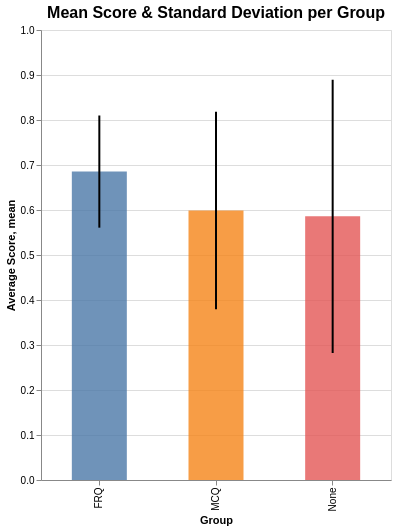
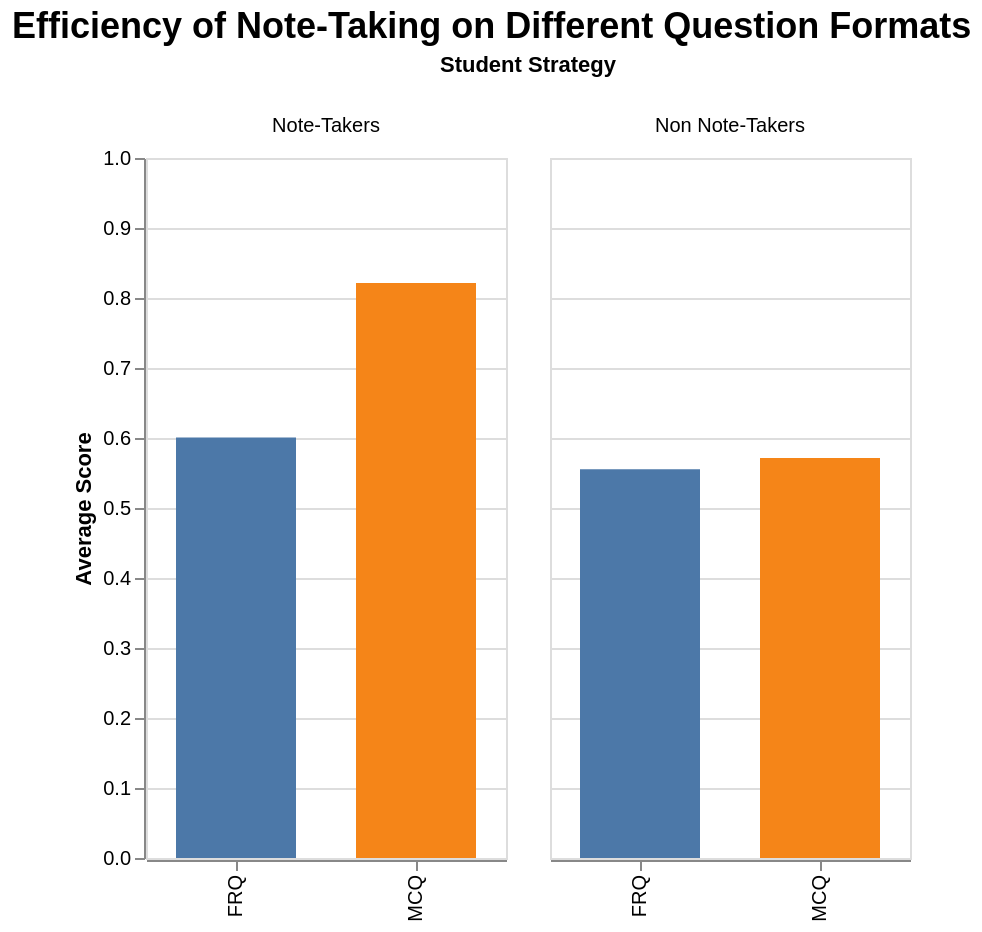

The notebook cell these images were saved under, in order:
### Code cell
# data preparation

# standard deviation and mean for each group
group_stats = pd.DataFrame([
    {'group': 'FRQ', 'mean': 0.685371, 'std': 0.124625},
    {'group': 'MCQ', 'mean': 0.598950, 'std': 0.219560},
    {'group': 'None', 'mean': 0.585950, 'std': 0.303574},
])

# data for format comparison
format_data = pd.DataFrame([
    {'Group': 'Note-Takers', 'Section': 'FRQ', 'Score': 0.6007},
    {'Group': 'Note-Takers', 'Section': 'MCQ', 'Score': 0.8214},
    {'Group': 'Non Note-Takers', 'Section': 'FRQ', 'Score': 0.5555},
    {'Group': 'Non Note-Takers', 'Section': 'MCQ', 'Score': 0.5714},
])

# graph 1

base1 = alt.Chart(group_stats).encode(
    x=alt.X('group:N', sort=['FRQ', 'MCQ', 'None'], title="Group")
)

bars1 = base1.mark_bar(size=55, opacity=0.8).encode(
    y=alt.Y('mean:Q', scale=alt.Scale(domain=[0, 1]), title="Average Score"),
    color=alt.Color('group:N', scale=alt.Scale(scheme='tableau10'), legend=None),
    tooltip=['group', 'mean', 'std']
)

error1 = base1.mark_errorbar(color='black', thickness=2).encode(
    y='mean:Q',
    yError='std:Q'
)

consistency_chart = (bars1 + error1).properties(
    title="Mean Score & Standard Deviation per Group",
    width=350, height=450
).configure_title(fontSize=16, anchor='middle')

#graph 2

format_chart = alt.Chart(format_data).mark_bar(size=60).encode(
    x=alt.X('Section:N', title=None, sort=['FRQ', 'MCQ']),
    y=alt.Y('Score:Q', scale=alt.Scale(domain=[0, 1]), title="Average Score"),
    color=alt.Color('Section:N', scale=alt.Scale(scheme='tableau10'), legend=None),
    column=alt.Column('Group:N', title="Student Strategy", sort=['Note-Takers', 'Non Note-Takers']),
).properties(
    title="Efficiency of Note-Taking on Different Question Formats",
    width=180, height=350
).configure_title(
    fontSize=18,
    anchor='middle'
)

# display

consistency_chart.display()
format_chart.display()

### Figure 1 — Vega-Lite specification as saved in the notebook (floating-point values rounded to 4 significant figures)
{"config": {"view": {"continuousWidth": 300, "continuousHeight": 300}, "title": {"anchor": "middle", "fontSize": 16}}, "layer": [{"mark": {"type": "bar", "opacity": 0.8, "size": 55}, "encoding": {"color": {"field": "group", "legend": null, "scale": {"scheme": "tableau10"}, "type": "nominal"}, "tooltip": [{"field": "group", "type": "nominal"}, {"field": "mean", "type": "quantitative"}, {"field": "std", "type": "quantitative"}], "x": {"field": "group", "sort": ["FRQ", "MCQ", "None"], "title": "Group", "type": "nominal"}, "y": {"field": "mean", "scale": {"domain": [0, 1]}, "title": "Average Score", "type": "quantitative"}}}, {"mark": {"type": "errorbar", "color": "black", "thickness": 2}, "encoding": {"x": {"field": "group", "sort": ["FRQ", "MCQ", "None"], "title": "Group", "type": "nominal"}, "y": {"field": "mean", "type": "quantitative"}, "yError": {"field": "std"}}}], "data": {"name": "data-2bdc24d8f1e332df53b516bbddfbc13d"}, "height": 450, "title": "Mean Score & Standard Deviation per Group", "width": 350, "$schema": "https://vega.github.io/schema/vega-lite/v6.4.1.json", "datasets": {"data-2bdc24d8f1e332df53b516bbddfbc13d": [{"group": "FRQ", "mean": 0.6854, "std": 0.1246}, {"group": "MCQ", "mean": 0.5989, "std": 0.2196}, {"group": "None", "mean": 0.5859, "std": 0.3036}]}}

### Figure 2 — Vega-Lite specification as saved in the notebook (floating-point values rounded to 4 significant figures)
{"config": {"view": {"continuousWidth": 300, "continuousHeight": 300}, "title": {"anchor": "middle", "fontSize": 18}}, "data": {"name": "data-3b01796d91a26ba5a73163c7a3edadba"}, "mark": {"type": "bar", "size": 60}, "encoding": {"color": {"field": "Section", "legend": null, "scale": {"scheme": "tableau10"}, "type": "nominal"}, "column": {"field": "Group", "sort": ["Note-Takers", "Non Note-Takers"], "title": "Student Strategy", "type": "nominal"}, "x": {"field": "Section", "sort": ["FRQ", "MCQ"], "title": null, "type": "nominal"}, "y": {"field": "Score", "scale": {"domain": [0, 1]}, "title": "Average Score", "type": "quantitative"}}, "height": 350, "title": "Efficiency of Note-Taking on Different Question Formats", "width": 180, "$schema": "https://vega.github.io/schema/vega-lite/v6.4.1.json", "datasets": {"data-3b01796d91a26ba5a73163c7a3edadba": [{"Group": "Note-Takers", "Section": "FRQ", "Score": 0.6007}, {"Group": "Note-Takers", "Section": "MCQ", "Score": 0.8214}, {"Group": "Non Note-Takers", "Section": "FRQ", "Score": 0.5555}, {"Group": "Non Note-Takers", "Section": "MCQ", "Score": 0.5714}]}}
